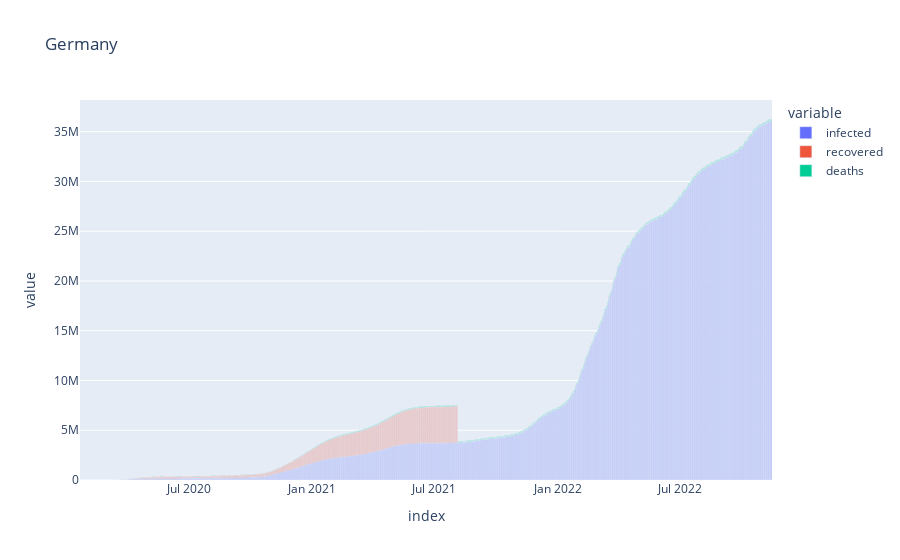

Notebook source saved alongside this figure:
### Code cell
df5 = mkframe('Germany')
df5
fig5 = px.bar(
    df5,title='Germany')
fig5.show()

### Figure 1 — Plotly figure (JSON) as saved in the notebook; plotly's stock layout.template omitted (floating-point values rounded to 4 significant figures; data arrays with more than 128 entries replaced by an {"elided": "..."} marker saying what was removed)
{"data": [{"alignmentgroup": "True", "hovertemplate": "variable=infected<br>index=%{x}<br>value=%{y}<extra></extra>", "legendgroup": "infected", "marker": {"color": "#636efa", "pattern": {"shape": ""}}, "name": "infected", "offsetgroup": "infected", "orientation": "v", "showlegend": true, "textposition": "auto", "type": "bar", "x": {"elided": "1029 str values"}, "xaxis": "x", "y": {"elided": "1029 int values"}, "yaxis": "y"}, {"alignmentgroup": "True", "hovertemplate": "variable=recovered<br>index=%{x}<br>value=%{y}<extra></extra>", "legendgroup": "recovered", "marker": {"color": "#EF553B", "pattern": {"shape": ""}}, "name": "recovered", "offsetgroup": "recovered", "orientation": "v", "showlegend": true, "textposition": "auto", "type": "bar", "x": {"elided": "1029 str values"}, "xaxis": "x", "y": {"elided": "1029 int values"}, "yaxis": "y"}, {"alignmentgroup": "True", "hovertemplate": "variable=deaths<br>index=%{x}<br>value=%{y}<extra></extra>", "legendgroup": "deaths", "marker": {"color": "#00cc96", "pattern": {"shape": ""}}, "name": "deaths", "offsetgroup": "deaths", "orientation": "v", "showlegend": true, "textposition": "auto", "type": "bar", "x": {"elided": "1029 str values"}, "xaxis": "x", "y": {"elided": "1029 int values"}, "yaxis": "y"}], "layout": {"barmode": "relative", "legend": {"title": {"text": "variable"}, "tracegroupgap": 0}, "title": {"text": "Germany"}, "xaxis": {"anchor": "y", "domain": [0, 1], "title": {"text": "index"}}, "yaxis": {"anchor": "x", "domain": [0, 1], "title": {"text": "value"}}}}
